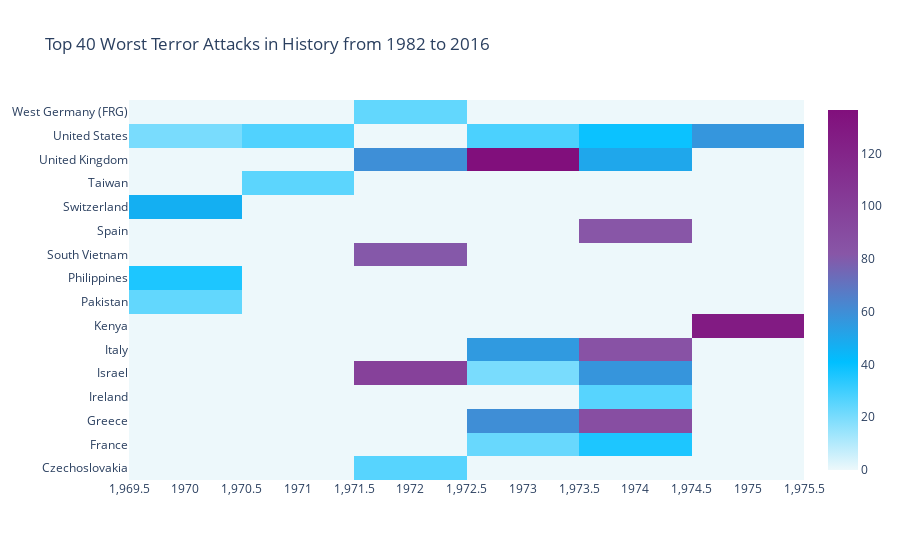

Notebook code cell kept with this figure:
### Code cell
import plotly.offline as py
py.init_notebook_mode(connected=True)
import plotly.graph_objs as go
colorscale = [[0, '#edf8fb'], [.3, '#00BFFF'],  [.6, '#8856a7'],  [1, '#810f7c']]
heatmap = go.Heatmap(z=heat.values, x=heat.columns, y=heat.index, colorscale=colorscale)
data = [heatmap]
layout = go.Layout(
    title='Top 40 Worst Terror Attacks in History from 1982 to 2016',
    xaxis = dict(ticks='', nticks=20),
    yaxis = dict(ticks='')
)
fig = go.Figure(data=data, layout=layout)
py.iplot(fig, filename='heatmap',show_link=False)

### Figure 1 — Plotly figure (JSON) as saved in the notebook; plotly's stock layout.template omitted (floating-point values rounded to 4 significant figures)
{"data": [{"colorscale": [[0, "#edf8fb"], [0.3, "#00BFFF"], [0.6, "#8856a7"], [1, "#810f7c"]], "type": "heatmap", "x": [1970, 1971, 1972, 1973, 1974, 1975], "y": ["Czechoslovakia", "France", "Greece", "Ireland", "Israel", "Italy", "Kenya", "Pakistan", "Philippines", "South Vietnam", "Spain", "Switzerland", "Taiwan", "United Kingdom", "United States", "West Germany (FRG)"], "z": [[0, 0, 26, 0, 0, 0], [0, 0, 0, 23, 36, 0], [0, 0, 0, 60, 88, 0], [0, 0, 0, 0, 26, 0], [0, 0, 98, 20, 57.33, 0], [0, 0, 0, 55.5, 85, 0], [0, 0, 0, 0, 0, 127], [24, 0, 0, 0, 0, 0], [36, 0, 0, 0, 0, 0], [0, 0, 81, 0, 0, 0], [0, 0, 0, 0, 82, 0], [47, 0, 0, 0, 0, 0], [0, 25, 0, 0, 0, 0], [0, 0, 59.5, 136.5, 50.17, 0], [20, 27, 0, 28, 39, 57], [0, 0, 24, 0, 0, 0]]}], "layout": {"title": {"text": "Top 40 Worst Terror Attacks in History from 1982 to 2016"}, "xaxis": {"nticks": 20, "ticks": ""}, "yaxis": {"ticks": ""}}}
